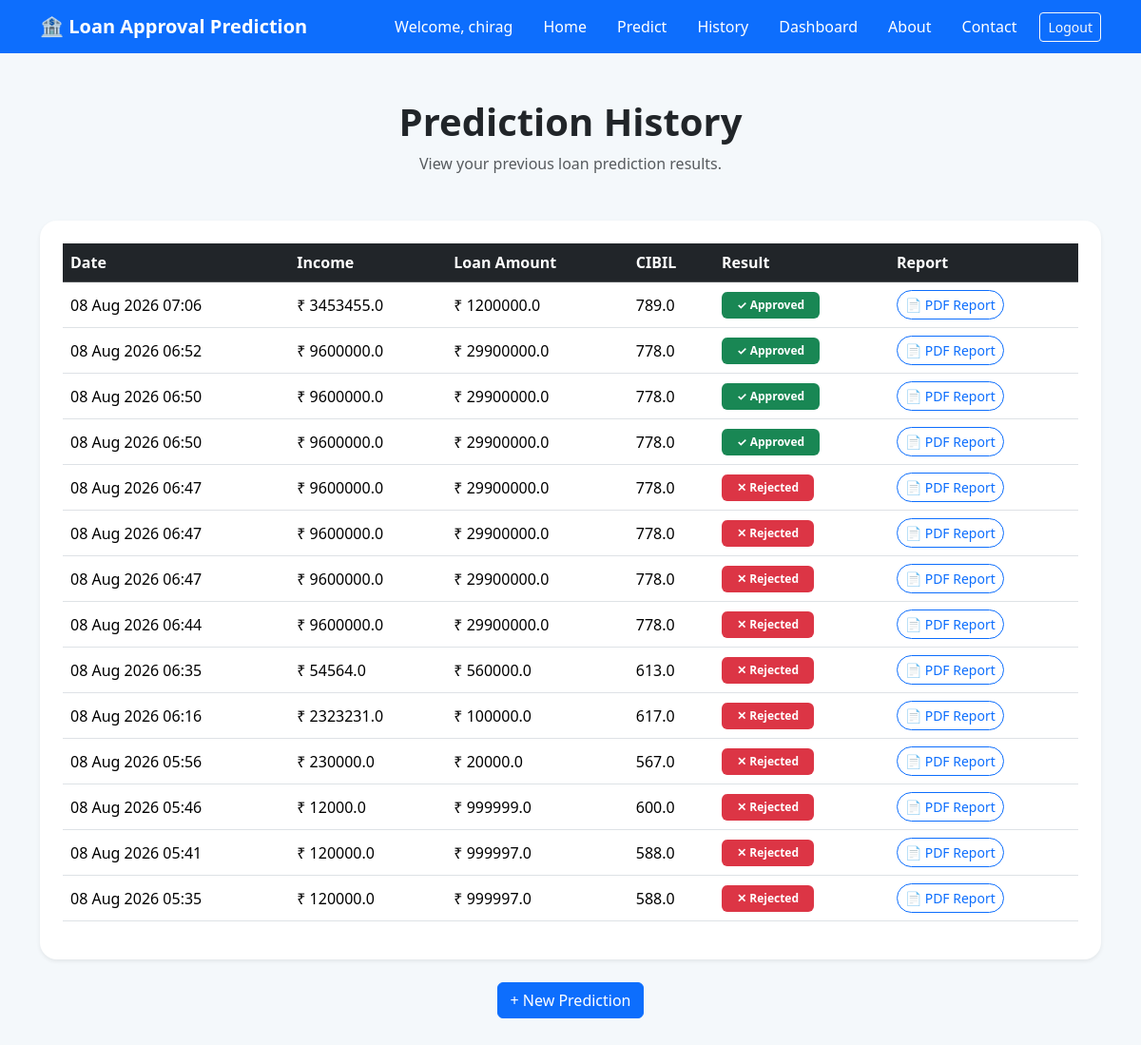
Page /history/ (signed in) on the committed database.
### home/models.py (models this page shows, shortened)
class Prediction(models.Model):
    user = models.ForeignKey(
        User,
        on_delete=models.CASCADE,
        null=True,
        blank=True
    )
    no_of_dependents = models.IntegerField()
    education = models.IntegerField()
    self_employed = models.IntegerField()
    income_annum = models.FloatField()
    loan_amount = models.FloatField()
    loan_term = models.FloatField()
    cibil_score = models.FloatField()
    residential_assets_value = models.FloatField()
    commercial_assets_value = models.FloatField()
    luxury_assets_value = models.FloatField()
    bank_asset_value = models.FloatField()
    result = models.CharField(max_length=30)
    created_at = models.DateTimeField(auto_now_add=True)

### home/views.py (the view)
@login_required(login_url="login")
def history(request):
    predictions = Prediction.objects.filter(
        user=request.user
    ).order_by("-created_at")
    return render(
        request,
        "history.html",
        {
            "predictions": predictions
        }
    )

### templates/history.html (shortened to what this page needs)
{% extends "base.html" %}
{% block content %}
<div class="text-center mb-5">
    <h1 class="history-title">
        Prediction History
    </h1>
    <p class="text-muted">
        View your previous loan prediction results.
    </p>
</div>
<div class="card history-card shadow-sm">
    <div class="card-body p-4">
        {% if predictions %}
        <div class="table-responsive">
            <table class="table table-hover">
                <thead class="table-dark">
                    <tr>
                        <th>Date</th>
                        <th>Income</th>
                        <th>Loan Amount</th>
                        <th>CIBIL</th>
                        <th>Result</th>
                        <th>Report</th>
                    </tr>
                </thead>
                <tbody>
                {% for p in predictions %}
                    <tr>
                        <td>
                            {{ p.created_at|date:"d M Y H:i" }}
                        </td>
                        <td>
                            ₹ {{ p.income_annum }}
                        </td>
                        <td>
                            ₹ {{ p.loan_amount }}
                        </td>
                        <td>
                            {{ p.cibil_score }}
                        </td>
                        <td>
                            {% if p.result == "Approved" %}
                                <span class="badge bg-success px-3 py-2">
                                    ✓ Approved
                                </span>
                            {% else %}
                                <span class="badge bg-danger px-3 py-2">
                                    ✕ Rejected
                                </span>
                            {% endif %}
                        </td>
                        <td>
                            <a
                                href="{% url 'download_report' p.id %}"
                                class="btn btn-sm btn-outline-primary pdf-btn">
                                📄 PDF Report
                            </a>
                        </td>
                    </tr>
                {% endfor %}
                </tbody>
            </table>
        </div>
        {% endif %}
    </div>
</div>
<div class="text-center mt-4">
    <a
        href="{% url 'prediction' %}"
        class="btn btn-primary">
        + New Prediction
    </a>
</div>
{% endblock %}

### templates/base.html (shortened to what this page needs)
<!DOCTYPE html>
<html lang="en">
<head>
    <link
        href="https://cdn.jsdelivr.net/npm/bootstrap@5.3.8/dist/css/bootstrap.min.css"
        rel="stylesheet">
</head>
<body>
<nav class="navbar navbar-expand-lg navbar-dark bg-primary">
    <div class="container">
        <a class="navbar-brand"
           href="{% url 'home' %}">
            🏦 Loan Approval Prediction
        </a>
        <div class="collapse navbar-collapse"
             id="navbarNav">
            <ul class="navbar-nav ms-auto align-items-center">
                {% if user.is_authenticated %}
                    <li class="nav-item">
                        <span class="nav-link text-white">
                            Welcome, {{ user.username }}
                        </span>
                    </li>
                    <li class="nav-item">
                        <a class="nav-link text-white"
                           href="{% url 'home' %}">
                            Home
                        </a>
                    </li>
                    <li class="nav-item">
                        <a class="nav-link text-white"
                           href="{% url 'prediction' %}">
                            Predict
                        </a>
                    </li>
                    <li class="nav-item">
                        <a class="nav-link text-white"
                           href="{% url 'history' %}">
                            History
                        </a>
                    </li>
                    <li class="nav-item">
                        <a class="nav-link text-white"
                           href="{% url 'dashboard' %}">
                            Dashboard
                        </a>
                    </li>
                {% endif %}
                <li class="nav-item">
                    <a class="nav-link text-white"
                       href="{% url 'about' %}">
                        About
                    </a>
                </li>
                <li class="nav-item">
                    <a class="nav-link text-white"
                       href="{% url 'contact' %}">
                        Contact
                    </a>
                </li>
                {% if user.is_authenticated %}
                    <li class="nav-item ms-2">
                        <form method="POST"
                              action="{% url 'logout' %}"
                              class="d-inline">
                            <button type="submit"
                                    class="btn btn-outline-light btn-sm">
                                Logout
                            </button>
                        </form>
                    </li>
                {% endif %}
            </ul>
        </div>
    </div>
</nav>
<main>
    <div class="container py-5">
        {% block content %}
        {% endblock %}
    </div>
</main>
</body>
</html>

### templates/base.html (style rules this page uses)
body { background-color: #f4f8fb; min-height: 100vh; }
.navbar-brand { font-weight: 600; }
.nav-link { margin-left: 8px; margin-right: 8px; }
main { min-height: calc(100vh - 70px); }

### templates/history.html (style rules this page uses)
.history-card { border: none; border-radius: 18px; }
.history-title { font-weight: 700; }
.table { vertical-align: middle; }
.table thead th { white-space: nowrap; }
.pdf-btn { border-radius: 20px; }

### rows in the picture
Prediction: created_at "08 Aug 2026 07:06", income_annum "3453455.0", loan_amount "1200000.0", cibil_score "789.0", result "✓ Approved"
Prediction: created_at "08 Aug 2026 06:52", income_annum "9600000.0", loan_amount "29900000.0", cibil_score "778.0", result "✓ Approved"
Prediction: created_at "08 Aug 2026 06:50", income_annum "9600000.0", loan_amount "29900000.0", cibil_score "778.0", result "✓ Approved"
Prediction: created_at "08 Aug 2026 06:50", income_annum "9600000.0", loan_amount "29900000.0", cibil_score "778.0", result "✓ Approved"
Prediction: created_at "08 Aug 2026 06:47", income_annum "9600000.0", loan_amount "29900000.0", cibil_score "778.0", result "✕ Rejected"
Prediction: created_at "08 Aug 2026 06:47", income_annum "9600000.0", loan_amount "29900000.0", cibil_score "778.0", result "✕ Rejected"
Prediction: created_at "08 Aug 2026 06:47", income_annum "9600000.0", loan_amount "29900000.0", cibil_score "778.0", result "✕ Rejected"
Prediction: created_at "08 Aug 2026 06:44", income_annum "9600000.0", loan_amount "29900000.0", cibil_score "778.0", result "✕ Rejected"
Prediction: created_at "08 Aug 2026 06:35", income_annum "54564.0", loan_amount "560000.0", cibil_score "613.0", result "✕ Rejected"
Prediction: created_at "08 Aug 2026 06:16", income_annum "2323231.0", loan_amount "100000.0", cibil_score "617.0", result "✕ Rejected"
Prediction: created_at "08 Aug 2026 05:56", income_annum "230000.0", loan_amount "20000.0", cibil_score "567.0", result "✕ Rejected"
Prediction: created_at "08 Aug 2026 05:46", income_annum "12000.0", loan_amount "999999.0", cibil_score "600.0", result "✕ Rejected"
Prediction: created_at "08 Aug 2026 05:41", income_annum "120000.0", loan_amount "999997.0", cibil_score "588.0", result "✕ Rejected"
Prediction: created_at "08 Aug 2026 05:35", income_annum "120000.0", loan_amount "999997.0", cibil_score "588.0", result "✕ Rejected"

### other values in the picture
{{ user.username }} "chirag"
